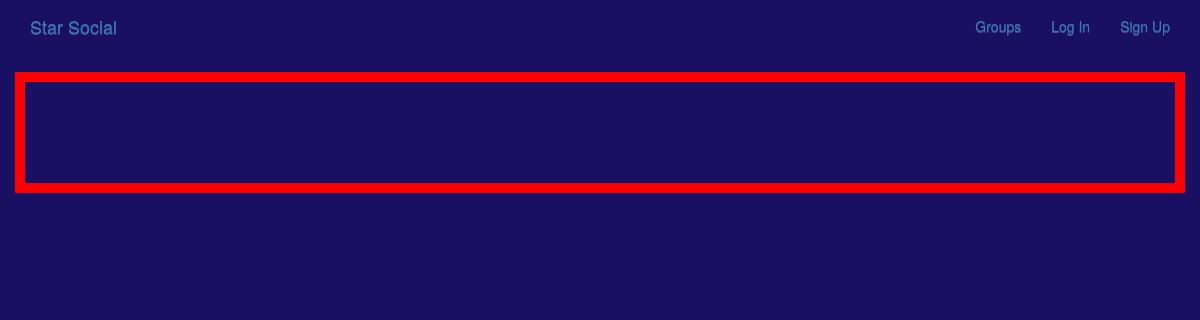
The page /posts/ on the database as committed earlier.
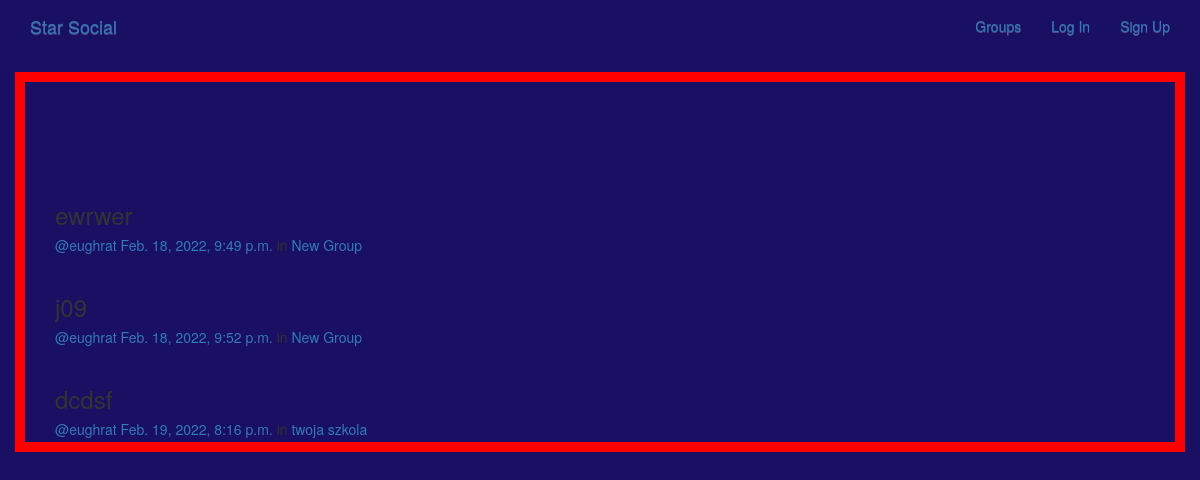
The same page on the database as committed later.
### posts/models.py (models this page shows, shortened)
class Post(models.Model):
    user = models.ForeignKey(User,related_name='posts', on_delete=models.CASCADE)
    created_at = models.DateTimeField(auto_now=True)
    message = models.TextField()
    message_html = models.TextField(editable=False)
    group = models.ForeignKey(Group,related_name='posts',null=True,blank=True, on_delete=models.CASCADE)

### groups/models.py (models this page shows, shortened)
class Group(models.Model):
    name = models.CharField(max_length=256, unique=True)
    slug = models.SlugField(allow_unicode=True,unique=True)
    description = models.TextField(blank=True, default='')
    description_html = models.TextField(editable=False, default='',blank=True)
    members = models.ManyToManyField(User, through="GroupMember")
    class Meta:
        ordering = ['name']

### posts/views.py (the view)
# urls.py: path('', views.PostList.as_view(), name='all'),
class PostList(SelectRelatedMixin,generic.ListView):
    model = models.Post
    select_related = ('user','group')

### templates/posts/post_list.html (shortened to what this page needs)
{% extends 'posts/post_base.html' %}
{% load bootstrap3 %}
{% block post_content %}
<div class="col-md-8">
    {% for post in post_list %}
        {% include "posts/_post.html" %}
    {% endfor %}
</div>
{% endblock %}

### templates/posts/_post.html (shortened to what this page needs)
<div class="post media">
    <h3>{{post.message_html|safe}}</h3>
    <div class="media-body">
        <h5 class=" media-heading">
            <span class="username">
                <a href="{% url 'posts:for_user' username=post.user.username %}">@{{post.user.username}}</a>
            </span>
            <time class="time">
                <a href="{% url 'posts:single' username=post.user.username pk=post.pk %}">{{post.created_at}}</a>
            </time>
            {% if post.group %}
			<span class="group-name">in <a href="#">{{ post.group.name }}</a></span>
			{% endif %}
        </h5>
    </div>
</div>

Rows that differ between the two databases and show on the page:
added Post: message_html "ewrwer", user.username "eughrat", created_at "Feb. 18, 2022, 9:49 p.m.", group.name "New Group"
added Post: message_html "j09", user.username "eughrat", created_at "Feb. 18, 2022, 9:52 p.m.", group.name "New Group"
added Post: message_html "dcdsf", user.username "eughrat", created_at "Feb. 19, 2022, 8:16 p.m.", group.name "twoja szkola"
